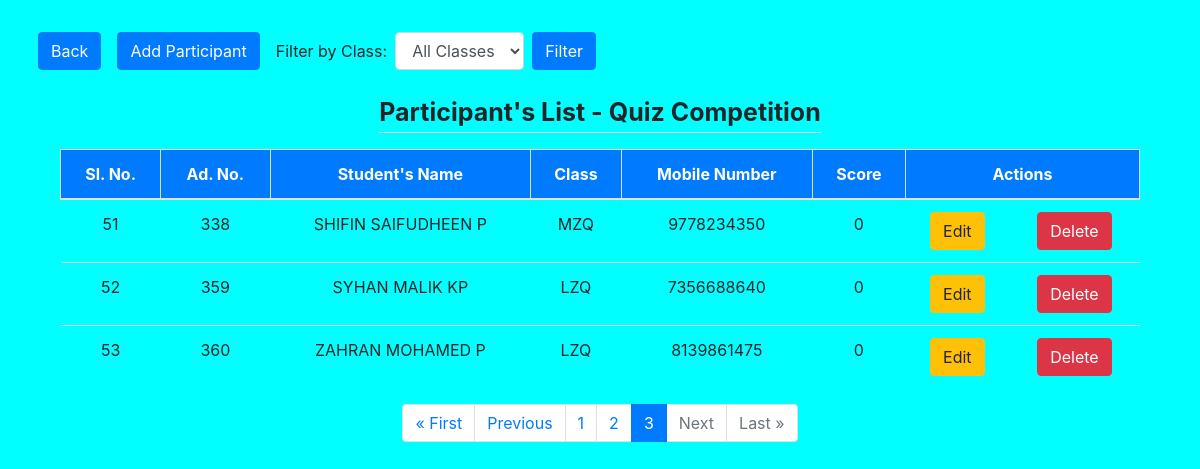
The page /participant_list/?page=3 (signed in) on the database its author committed.
### quiz/models.py (models this page shows, shortened)
class ParentRegistration(models.Model):
    CLASS_CHOICES = [
        ('LZQ', 'LZQ'),
        ('MZQ', 'MZQ'),
        ('UZQ', 'UZQ'),
    ]
    parent_name = models.CharField(max_length=100)
    student_name = models.CharField(max_length=100)
    admission_number = models.CharField(max_length=20, unique=True)
    class_name = models.CharField(max_length=3, choices=CLASS_CHOICES)
    mobile_number = models.CharField(max_length=15)
    score = models.IntegerField(default=0)

### quiz/views.py (the view)
# urls.py: path('participant_list/', views.participant_list, name='participant_list'),
@never_cache
@login_required
def participant_list(request):
    class_name = request.GET.get('class_name')
    if class_name:
        participants = ParentRegistration.objects.filter(class_name=class_name).order_by('-score','id')
    else:
        participants = ParentRegistration.objects.all().order_by('-score', 'id')
    classes = ParentRegistration.objects.values_list('class_name', flat=True).distinct()
    paginator = Paginator(participants, 25)
    page_number = request.GET.get('page')
    page_obj = paginator.get_page(page_number)
    return render(request, 'admin/parent_list.html', {
        'page_obj': page_obj,
        'class_name': class_name,
        'classes': classes
    })

### templates/admin/parent_list.html (shortened to what this page needs)
<!DOCTYPE html>
<html>
<head>
    <link rel="stylesheet" href="https://stackpath.bootstrapcdn.com/bootstrap/4.3.1/css/bootstrap.min.css">
</head>
<body style="background-color: aqua;">
    <div class="container">
        <div class="row justify-content-left mt-4">
            <div class="m-2">
                <a href="{% url 'admin_dashboard' %}" class="btn btn-primary">Back</a>
            </div>
            <div class="m-2">
                <a class="btn btn-primary" href="{% url 'register_parent' %}">Add Participant</a>
            </div>
            <div class="m-2">
                <form method="get" class="form-inline">
                    <label for="class_name" class="mr-2">Filter by Class:</label>
                    <select name="class_name" id="circle_name" class="form-control mr-2">
                        <option value="">All Classes</option>
                    </select>
                    <button type="submit" class="btn btn-primary">Filter</button>
                </form>
            </div>
        </div>
        <main class="col-md-12">
            <div class="row justify-content-center">
                <div class="m-3 table-heading text-center font-weight-bold border-bottom" style="font-size: 25px; line-height: 1.5;">
                    Participant's List - Quiz Competition
                </div>
            </div>
            <div class="table-responsive sticky-header">
                <table class="table table-hover">
                    <thead>
                        <tr>
                            <th>Sl. No.</th>
                            <th>Ad. No.</th>
                            <th>Student's Name</th>
                            <th>Class</th>
                            <th>Mobile Number</th>
                            <th>Score</th>
                            <th colspan="2">Actions</th>
                        </tr>
                    </thead>
                    <tbody>
                        {% for participant in page_obj %}
                            <tr>
                                <td>{{ forloop.counter0|add:page_obj.start_index }}</td>
                                <td>{{ participant.admission_number }}</td>
                                <td>{{ participant.student_name }}</td>
                                <td>{{ participant.class_name }}</td>
                                <td>{{ participant.mobile_number }}</td>
                                <td>{{ participant.score }}</td>
                                <td><a class="btn btn-warning" href="{% url 'participant_update' participant.pk %}">Edit</a></td>
                                <td><a class="btn btn-danger" href="{% url 'participant_delete' participant.pk %}">Delete</a></td>
                            </tr>
                        {% endfor %}
                    </tbody>
                </table>
            </div>
            <div class="d-flex justify-content-center">
                <nav aria-label="Page navigation">
                    <ul class="pagination">
                        {% if page_obj.has_previous %}
                            <li class="page-item"><a class="page-link" href="?page=1{% if class_name %}&class_name={{ class_name }}{% endif %}">&laquo; First</a></li>
                            <li class="page-item"><a class="page-link" href="?page={{ page_obj.previous_page_number }}{% if class_name %}&class_name={{ class_name }}{% endif %}">Previous</a></li>
                        {% else %}
                            <li class="page-item disabled"><span class="page-link">&laquo; First</span></li>
                            <li class="page-item disabled"><span class="page-link">Previous</span></li>
                        {% endif %}
                        {% for i in page_obj.paginator.page_range %}
                            {% if page_obj.number == i %}
                                <li class="page-item active"><span class="page-link">{{ i }}</span></li>
                            {% else %}
                                <li class="page-item"><a class="page-link" href="?page={{ i }}{% if class_name %}&class_name={{ class_name }}{% endif %}">{{ i }}</a></li>
                            {% endif %}
                        {% endfor %}
                        {% if page_obj.has_next %}
                            <li class="page-item"><a class="page-link" href="?page={{ page_obj.next_page_number }}{% if class_name %}&class_name={{ class_name }}{% endif %}">Next</a></li>
                            <li class="page-item"><a class="page-link" href="?page={{ page_obj.paginator.num_pages }}{% if class_name %}&class_name={{ class_name }}{% endif %}">Last &raquo;</a></li>
                        {% else %}
                            <li class="page-item disabled"><span class="page-link">Next</span></li>
                            <li class="page-item disabled"><span class="page-link">Last &raquo;</span></li>
                        {% endif %}
                    </ul>
                </nav>
            </div>
        </main>
    </div>
</body>
</html>

### templates/admin/parent_list.html (style rules this page uses)
.sticky-header th { position: -webkit-sticky; position: sticky; top: 0; z-index: 100; background-color: #007bff; color: white; border: 1px solid #ddd; }
.sticky-header { overflow-y: auto; max-height: 80vh; }
.sticky-header th, .sticky-header td { text-align: center; }

### rows shown on the page
ParentRegistration: admission_number "338", student_name "SHIFIN SAIFUDHEEN P", class_name "MZQ", mobile_number "9778234350", score "0"
ParentRegistration: admission_number "359", student_name "SYHAN MALIK KP", class_name "LZQ", mobile_number "7356688640", score "0"
ParentRegistration: admission_number "360", student_name "ZAHRAN MOHAMED P", class_name "LZQ", mobile_number "8139861475", score "0"

### other values the page prints
{{ i }} "1" "2"
{{ i }} "3"
